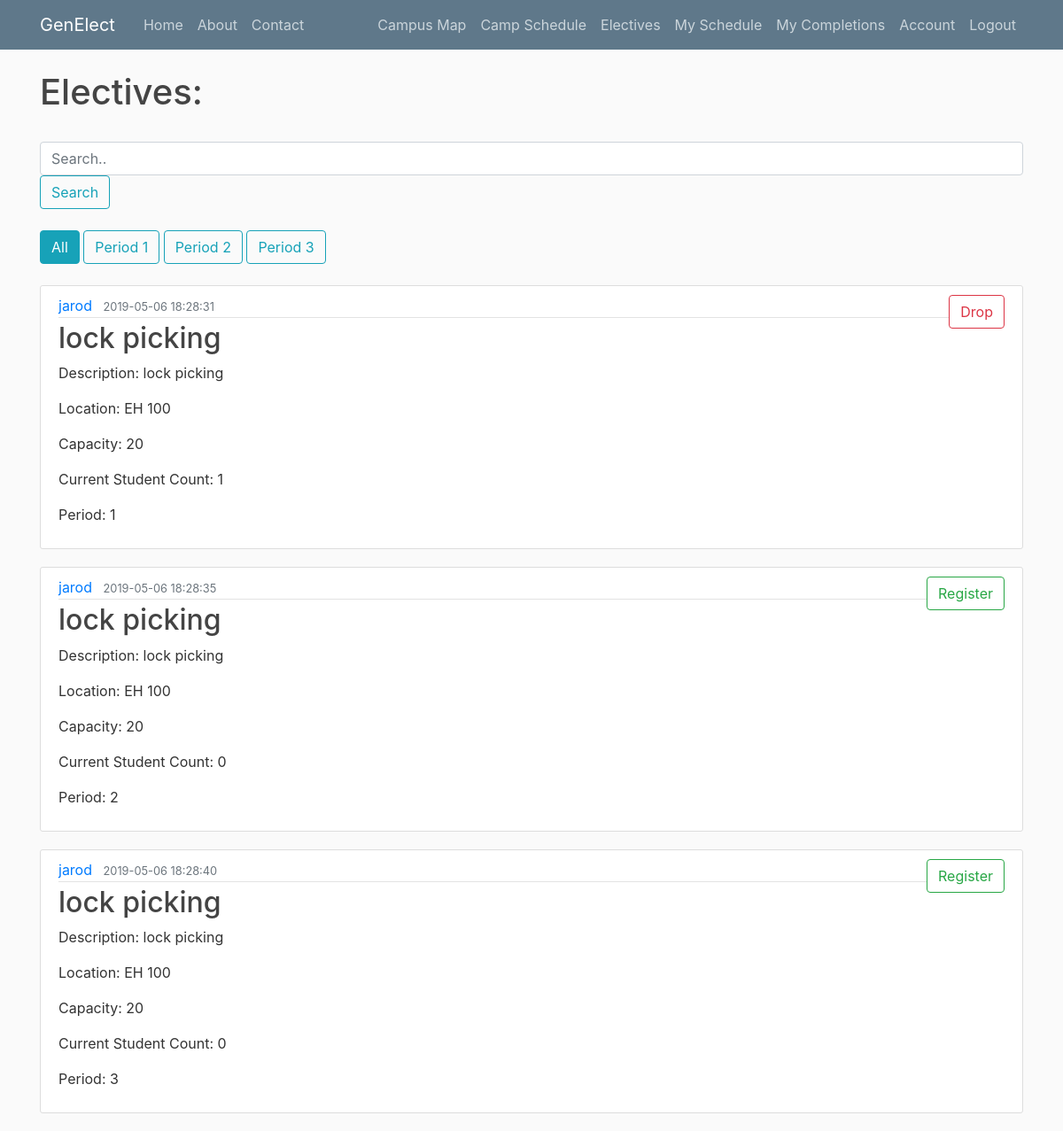
/offerings (signed in), run on an earlier commit of the app's database.
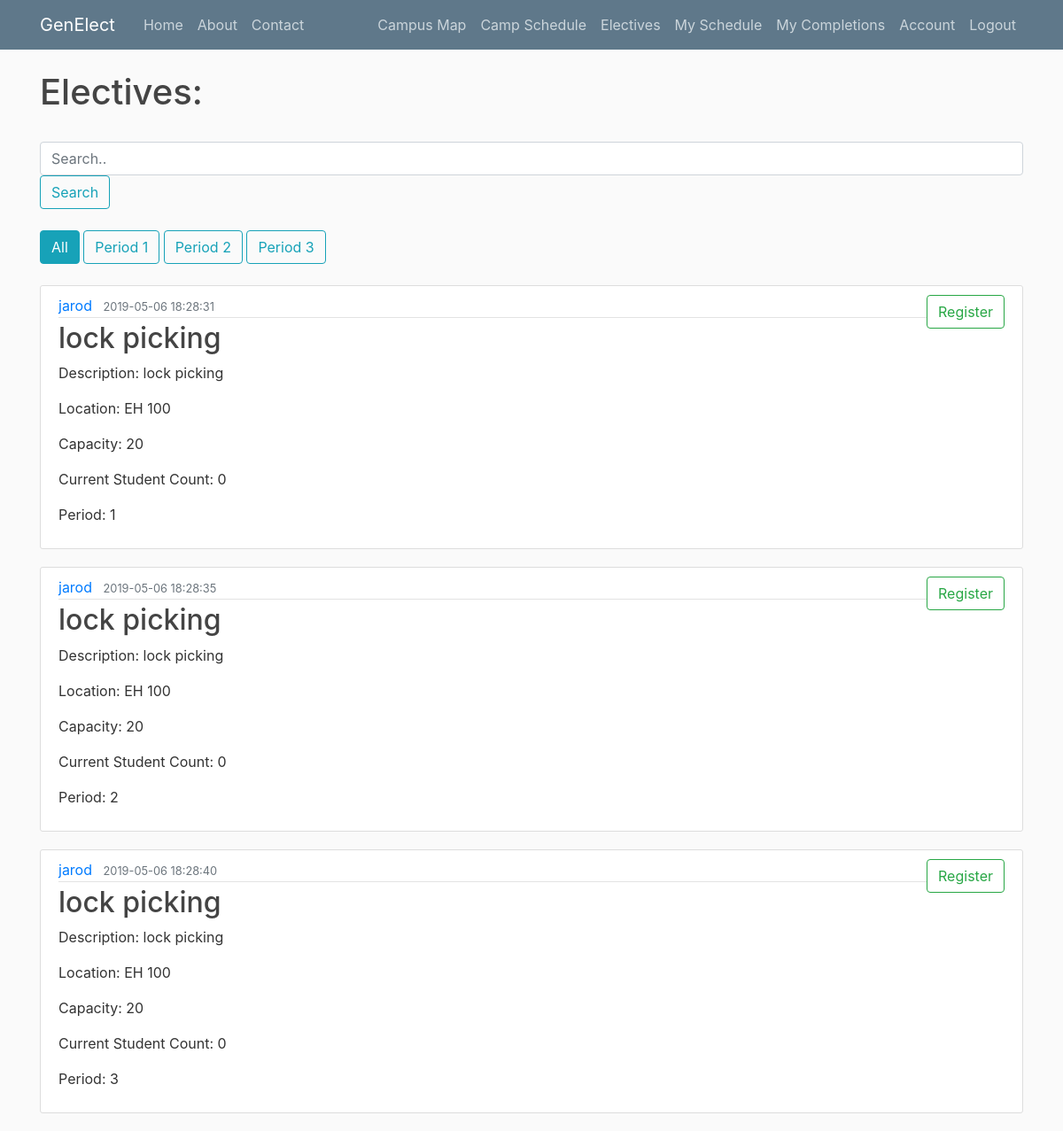
And on a later commit of the database.
### genElect/models.py (models this page shows)
class Base(db.Model):
    __abstract__ = True
    id = db.Column(db.Integer, primary_key=True, autoincrement=True)
    date_created = db.Column(db.DateTime, default=db.func.current_timestamp())
    date_modified = db.Column(db.DateTime, default=db.func.current_timestamp(),
            onupdate=db.func.current_timestamp())

class Offerings(Base):
    __tablename__ = 'offerings'
    day = db.Column(db.Date)
    period_start = db.Column(db.Integer)
    period_length = db.Column(db.Integer)
    building = db.Column(db.String(100))
    room = db.Column(db.String(100))
    instructor = db.Column(db.String(100))
    current_count = db.Column(db.Integer)
    capacity = db.Column(db.Integer)
    elective_id = db.Column(db.Integer, db.ForeignKey('electives.id'), nullable=False)
    registrations = db.relationship('Registrations', backref='offering', lazy=True)

class Electives(Base):
    __tablename__ = 'electives'
    name = db.Column(db.String(100))
    description = db.Column(db.String(500))
    prerequisites = db.relationship('Prerequisites', backref='elective', lazy=True)
    offerings = db.relationship('Offerings', backref='elective', lazy=True)
    completed_users = db.relationship('Completions', backref='elective', lazy=True)
    can_retake = db.Column(db.Boolean)

### genElect/__init__.py (the view)
@app.route("/electives") #FOR STUDENT USE
@app.route("/offerings") #FOR STUDENT USE
def electives():
    try:
        period = int(request.args.get('period'))
    except:
        period = 0
    search = request.args.get('search')
    if search is None:
        search = ""
    all_offerings = Offerings.query.order_by(Offerings.elective_id).all()
    offerings = []
    for offering in all_offerings:
        if (period == 0 or offering.period_start == period) and (search == "" or search.lower() in offering.elective.name.lower()):
            offerings.append(offering)
    registered = [] #build out list of registered offerings based on user registrations
    if current_user.is_authenticated:
        registrations = current_user.registrations
        for registration in registrations:
            registered.append(registration.offering)
    return render_template('studentelectives.html', offerings=offerings, registered=registered, Electives=Electives, period=period)

### genElect/__init__.py (called while the page is built)
@login_manager.user_loader
def load_user(user_id):
    return Users.query.get(int(user_id))

### genElect/templates/studentelectives.html (shortened to what this page needs)
{% extends "layout.html" %}
{% block content %}
    <h1>Electives:</h1>
    <br>
    <form class="example" action="" method="get">
      <input type="text" placeholder="Search.." name="search" class="form-control">
      <button type="submit" class="btn btn-outline-info">Search</button>
    </form>
    <br>
    {% if not period %}
      <button type="button" onclick="window.location.href = '/electives'" class="btn btn-info">All</button>
    {% else %}
      <button type="button" onclick="window.location.href = '/electives'" class="btn btn-outline-info">All</button>
    {% endif %}
    {% if period and period == 1 %}
      <button type="button" onclick="window.location.href = '/electives?period=1'" class="btn btn-info">Period 1</button>
    {% else %}
      <button type="button" onclick="window.location.href = '/electives?period=1'" class="btn btn-outline-info">Period 1</button>
    {% endif %}
    {% if period and period == 2 %}
      <button type="button" onclick="window.location.href = '/electives?period=2'" class="btn btn-info">Period 2</button>
    {% else %}
      <button type="button" onclick="window.location.href = '/electives?period=2'" class="btn btn-outline-info">Period 2</button>
    {% endif %}
    {% if period and period == 3 %}
      <button type="button" onclick="window.location.href = '/electives?period=3'" class="btn btn-info">Period 3</button>
    {% else %}
      <button type="button" onclick="window.location.href = '/electives?period=3'" class="btn btn-outline-info">Period 3</button>
    {% endif %}
    <br><br>
    {% for offering in offerings %}
        <article class="media content-section">
          <div class="media-body">
            <div class="article-metadata">
              <a class="mr-2" href="#">{{offering.instructor}}</a>
              <small class="text-muted">{{ offering.date_created }}</small>
            </div>
            <h2><a class="article-title" href="#">{{ offering.elective.name }}</a></h2>
            <p class="article-content">Description: {{ offering.elective.description }}</p>
            <p class="article-content">Location: {{ offering.building }} {{ offering.room }}</p>
            <p class="article-content">Capacity: {{ offering.capacity }}</p>
            <p class="article-content">Current Student Count: {{ offering.current_count }}</p>
            <p class="article-content">Period: {{ offering.period_start }}</p>
          </div>
          <div class="form-group">
            {% if offering in registered %}
              <button type="button" onclick="window.location.href = '/drop/{{offering.id}}?back=electives'" class="btn btn-outline-danger">Drop</button>
            {% else %}
              <button type="button" onclick="window.location.href = '/register/{{offering.id}}'" class="btn btn-outline-success">Register</button>
            {% endif %}
        </div>
        </article>
    {% endfor %}
{% endblock content %}

What changed in the data, as far as the page shows it:
changed Offerings (number 1 of 3 on the later page): current_count "1" → "0"; text "Drop" → "Register"
